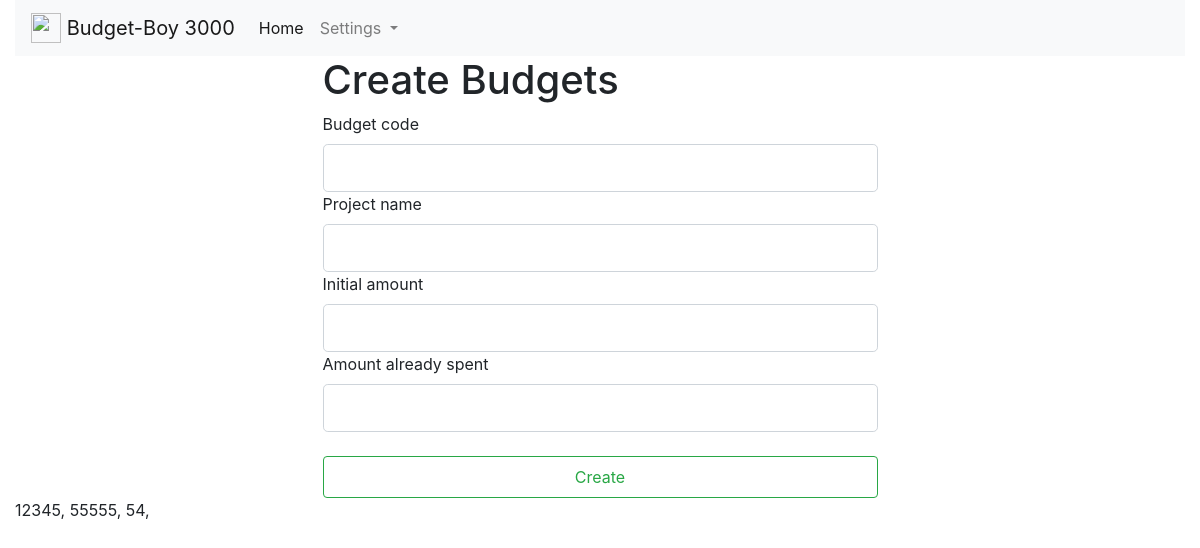
The page /newbudget on the database its author committed.
### app.py (models this page shows, shortened)
class Budgets(db.Model):
    id = db.Column(db.Integer, primary_key=True)
    code = db.Column(db.String(20), unique=True, nullable=False)
    project_name = db.Column(db.String(100), unique=False, nullable=True)
    initial_amount = db.Column(db.Integer, nullable=False)
    amount_spent = db.Column(db.Integer, nullable=True)

### app.py (the view)
@app.route('/newbudget', methods=['GET','POST'])
def newbudget():
    form=addToBudgetForm()
    bb = Budgets.query.all()
    if form.is_submitted():
        b = Budgets(code= f'{form.code.data}', project_name = f'{form.project_name.data}', initial_amount=f'{form.initial_amount.data}', amount_spent = f'{form.amount_spent.data}')
        db.session.add(b)
        db.session.commit()
    return render_template('newbudget.html', form = form, bb = bb)

### app.py
class addToBudgetForm(FlaskForm):
    code = StringField(u'Budget code')
    project_name = StringField('Project name')
    initial_amount = IntegerField('Initial amount')
    amount_spent = IntegerField('Amount already spent')
    submit = SubmitField('Create')

### templates/newbudget.html (shortened to what this page needs)
{% extends 'base_in.html' %}
{% block body %}
<div class="col-md-6 offset-3">
  <h1>Create Budgets</h1>
  <form method="POST", action="/newbudget">
    {{form.code.label(class="form-control-label")}}
    {{form.code(class="form-control form-control-lg")}}
    {{form.project_name.label(class="form-control-label")}}
    {{form.project_name(class="form-control form-control-lg")}}
    {{form.initial_amount.label(class="form-control-label")}}
    {{form.initial_amount(class="form-control form-control-lg")}}
    {{form.amount_spent.label(class="form-control-label")}}
    {{form.amount_spent(class="form-control form-control-lg")}}
    <br>
    {{form.submit(class="btn btn-outline-success form-control form-control-lg")}}
  </form>
</div>
<div>
  {% for i in bb %}
  {{i.code}},
  {% endfor %}
</div>
{% endblock %}

### rows shown on the page
Budgets: code "12345"
Budgets: code "55555"
Budgets: code "54"
